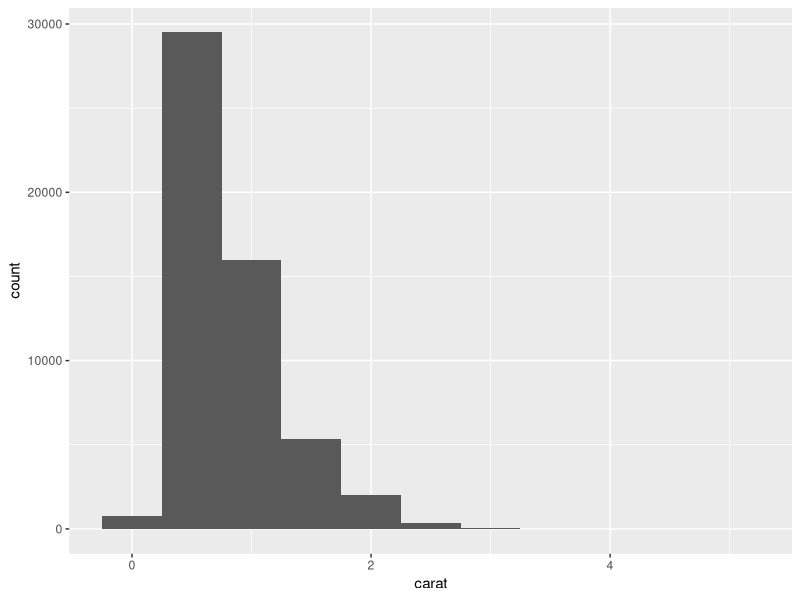

The R script that drew this image:

# Exploratory Data Analysis -----------------------------------------------



# Generate questions about your data.
# 
# Search for answers by visualizing, transforming, and modelling your data.
# 
# Use what you learn to refine your questions and/or generate new questions.


# 
# What type of variation occurs within my variables?
#   
# What type of covariation occurs between my variables?
  

library(tidyverse)


# Variation ---------------------------------------------------------------

ggplot(diamonds, aes(carat)) +
  geom_histogram(binwidth = 0.5)

# Typical Values
